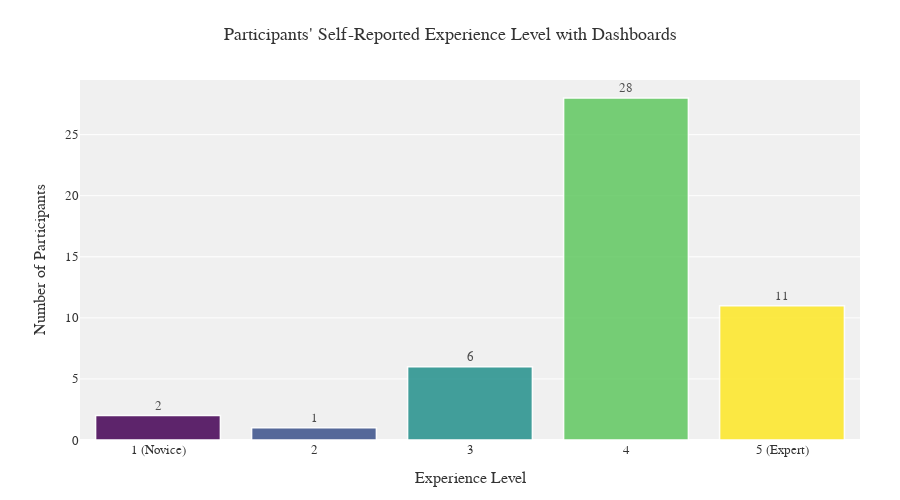
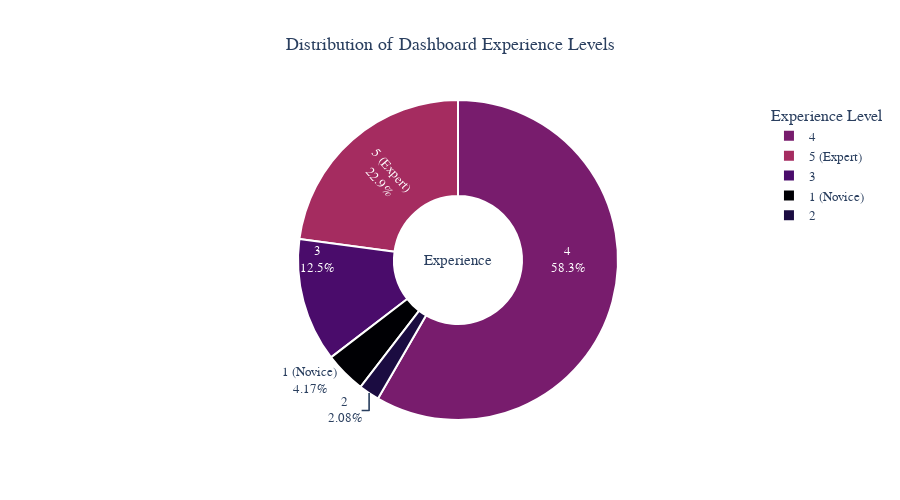

The notebook cell saved with these charts, in order:
### Code cell
# Analyze and visualize user experience level (Experience_1)
import plotly.express as px
import plotly.graph_objects as go
from plotly.subplots import make_subplots
import numpy as np

# Find the column related to "Experience_1" (case-insensitive)
exp_column = None
for col in data_entries.columns:
    if 'experience_1' in str(col).lower():
        exp_column = col
        break

if exp_column:
    print(f"Found experience column: '{exp_column}'")
    
    # Convert experience values to numeric, coercing any non-numeric values to NaN
    data_entries[exp_column] = pd.to_numeric(data_entries[exp_column], errors='coerce')
    
    # Drop NaN values for analysis
    exp_data = data_entries[exp_column].dropna()
    
    if not exp_data.empty:
        # Calculate basic statistics
        exp_mean = exp_data.mean()
        exp_median = exp_data.median()
        exp_mode = exp_data.mode()[0]  # Most common value
        
        # Count occurrences of each experience value
        exp_counts = exp_data.value_counts().sort_index()
        
        # Create labels for the experience scale
        exp_labels = {
            1: "1 (Novice)",
            2: "2",
            3: "3",
            4: "4",
            5: "5 (Expert)"
        }
        
        # Create a DataFrame for better plotting
        exp_df = pd.DataFrame({
            'Experience': [exp_labels.get(int(idx), idx) for idx in exp_counts.index],
            'Count': exp_counts.values,
            'Raw_Value': exp_counts.index
        })
        
        print("\nDashboard Experience Level Statistics:")
        print(f"Mean experience: {exp_mean:.2f}")
        print(f"Median experience: {exp_median:.1f}")
        print(f"Most common experience level: {exp_mode} ({exp_labels.get(int(exp_mode), exp_mode)})")
        print("\nExperience Level Distribution:")
        for idx, count in exp_counts.items():
            print(f"{exp_labels.get(int(idx), idx)}: {count} participants ({count/len(exp_data)*100:.1f}%)")
        
        # Create a bar chart
        fig = px.bar(
            exp_df, 
            x='Experience', 
            y='Count',
            color='Raw_Value',
            text='Count',
            title='Participants\' Self-Reported Experience Level with Dashboards',
            labels={'Count': 'Number of Participants', 'Experience': 'Experience Level'},
            height=500,
            color_continuous_scale='Viridis'  # Color gradient from low to high experience
        )
        
        # Improve layout
        fig.update_layout(
            title_x=0.5,
            plot_bgcolor='rgba(240,240,240,0.95)',
            paper_bgcolor='white',
            font=dict(family="Arial, sans-serif", size=13, color="#333"),
            margin=dict(l=80, r=40, t=80, b=60),
            coloraxis_showscale=False  # Hide the color scale
        )
        
        # Add counts on top of bars
        fig.update_traces(
            texttemplate='%{text}',
            textposition='outside',
            hovertemplate='<b>%{x}</b><br>Count: %{y} participants<extra></extra>',
            marker_line_width=1.5,
            marker_line_color='white',
            opacity=0.85
        )
        
        # Display the chart
        fig.show()
        
        # Create a donut chart for proportions
        labels = [exp_labels.get(int(idx), idx) for idx in exp_counts.index]
        values = exp_counts.values
        
        fig_donut = go.Figure(data=[go.Pie(
            labels=labels,
            values=values,
            hole=.4,
            textinfo='label+percent',
            insidetextorientation='radial',
            marker=dict(
                colors=px.colors.sequential.Inferno,  # Different color scheme than Frequent_1
                line=dict(color='white', width=2)
            )
        )])
        
        fig_donut.update_layout(
            title_text='Distribution of Dashboard Experience Levels',
            title_x=0.5,
            font=dict(family="Arial, sans-serif", size=13),
            annotations=[dict(text='Experience', x=0.5, y=0.5, font_size=15, showarrow=False)],
            height=500,
            showlegend=True,
            legend_title="Experience Level"
        )
        
        fig_donut.show()
        
        # Create a comparison between Frequency of Use (Frequent_1) and Experience Level (Experience_1)
        if 'freq_data' in locals() and len(freq_data) == len(exp_data):
            # Create a scatter plot to show relationship
            fig_scatter = px.scatter(
                x=freq_data,
                y=exp_data,
                labels={'x': 'Frequency of Use', 'y': 'Experience Level'},
                title='Relationship between Frequency of Use and Experience Level',
                marginal_x='histogram',
                marginal_y='histogram',
                height=600,
                width=800,
                color_discrete_sequence=['darkblue']
            )
            
            # Improve scatter plot
            fig_scatter.update_traces(
                marker=dict(size=12, opacity=0.6, line=dict(width=1, color='white')),
                selector=dict(mode='markers')
            )
            
            # Add trendline
            fig_scatter.update_layout(
                plot_bgcolor='rgba(240,240,240,0.95)',
                paper_bgcolor='white',
                font=dict(family="Arial, sans-serif", size=13, color="#333"),
                margin=dict(l=80, r=40, t=80, b=60)
            )
            
            # Add jitter to avoid overplotting identical points
            jitter = 0.2
            random_x_offset = np.random.uniform(-jitter, jitter, len(freq_data))
            random_y_offset = np.random.uniform(-jitter, jitter, len(exp_data))
            
            fig_scatter.add_trace(go.Scatter(
                x=freq_data + random_x_offset,
                y=exp_data + random_y_offset,
                mode='markers',
                marker=dict(
                    size=15,
                    color='rgba(60, 80, 160, 0.7)',
                    line=dict(width=1, color='white')
                ),
                hovertemplate='Frequency: %{x}<br>Experience: %{y}<extra></extra>'
            ))
            
            # Add a trend line
            z = np.polyfit(freq_data, exp_data, 1)
            p = np.poly1d(z)
            x_range = np.linspace(freq_data.min()-0.5, freq_data.max()+0.5, 100)
            
            fig_scatter.add_trace(go.Scatter(
                x=x_range, 
                y=p(x_range),
                mode='lines',
                name=f'Trend Line (y={z[0]:.2f}x+{z[1]:.2f})',
                line=dict(color='red', width=2, dash='dash')
            ))
            
            fig_scatter.show()
        
    else:
        print("No valid experience data found (all values are non-numeric or NaN).")
else:
    print("Could not find a column related to 'Experience_1'.")
    print(f"Available columns: {data_entries.columns.tolist()}")

### Figure 1 — Plotly figure (JSON) as saved in the notebook; plotly's stock layout.template omitted (floating-point values rounded to 4 significant figures)
{"data": [{"hovertemplate": "<b>%{x}</b><br>Count: %{y} participants<extra></extra>", "legendgroup": "", "marker": {"color": [1, 2, 3, 4, 5], "coloraxis": "coloraxis", "line": {"color": "white", "width": 1.5}, "pattern": {"shape": ""}}, "name": "", "opacity": 0.85, "orientation": "v", "showlegend": false, "text": [2.0, 1.0, 6.0, 28.0, 11.0], "textposition": "outside", "texttemplate": "%{text}", "type": "bar", "x": ["1 (Novice)", "2", "3", "4", "5 (Expert)"], "xaxis": "x", "y": [2, 1, 6, 28, 11], "yaxis": "y"}], "layout": {"barmode": "relative", "coloraxis": {"colorbar": {"title": {"text": "Raw_Value"}}, "colorscale": [[0, "#440154"], [0.1111, "#482878"], [0.2222, "#3e4989"], [0.3333, "#31688e"], [0.4444, "#26828e"], [0.5556, "#1f9e89"], [0.6667, "#35b779"], [0.7778, "#6ece58"], [0.8889, "#b5de2b"], [1, "#fde725"]], "showscale": false}, "font": {"color": "#333", "family": "Arial, sans-serif", "size": 13}, "height": 500, "legend": {"tracegroupgap": 0}, "margin": {"b": 60, "l": 80, "r": 40, "t": 80}, "paper_bgcolor": "white", "plot_bgcolor": "rgba(240,240,240,0.95)", "title": {"text": "Participants' Self-Reported Experience Level with Dashboards", "x": 0.5}, "xaxis": {"anchor": "y", "domain": [0, 1], "title": {"text": "Experience Level"}}, "yaxis": {"anchor": "x", "domain": [0, 1], "title": {"text": "Number of Participants"}}}}

### Figure 2 — Plotly figure (JSON) as saved in the notebook; plotly's stock layout.template omitted (floating-point values rounded to 4 significant figures)
{"data": [{"hole": 0.4, "insidetextorientation": "radial", "labels": ["1 (Novice)", "2", "3", "4", "5 (Expert)"], "marker": {"colors": ["#000004", "#1b0c41", "#4a0c6b", "#781c6d", "#a52c60", "#cf4446", "#ed6925", "#fb9b06", "#f7d13d", "#fcffa4"], "line": {"color": "white", "width": 2}}, "textinfo": "label+percent", "type": "pie", "values": [2, 1, 6, 28, 11]}], "layout": {"annotations": [{"font": {"size": 15}, "showarrow": false, "text": "Experience", "x": 0.5, "y": 0.5}], "font": {"family": "Arial, sans-serif", "size": 13}, "height": 500, "legend": {"title": {"text": "Experience Level"}}, "showlegend": true, "title": {"text": "Distribution of Dashboard Experience Levels", "x": 0.5}}}
